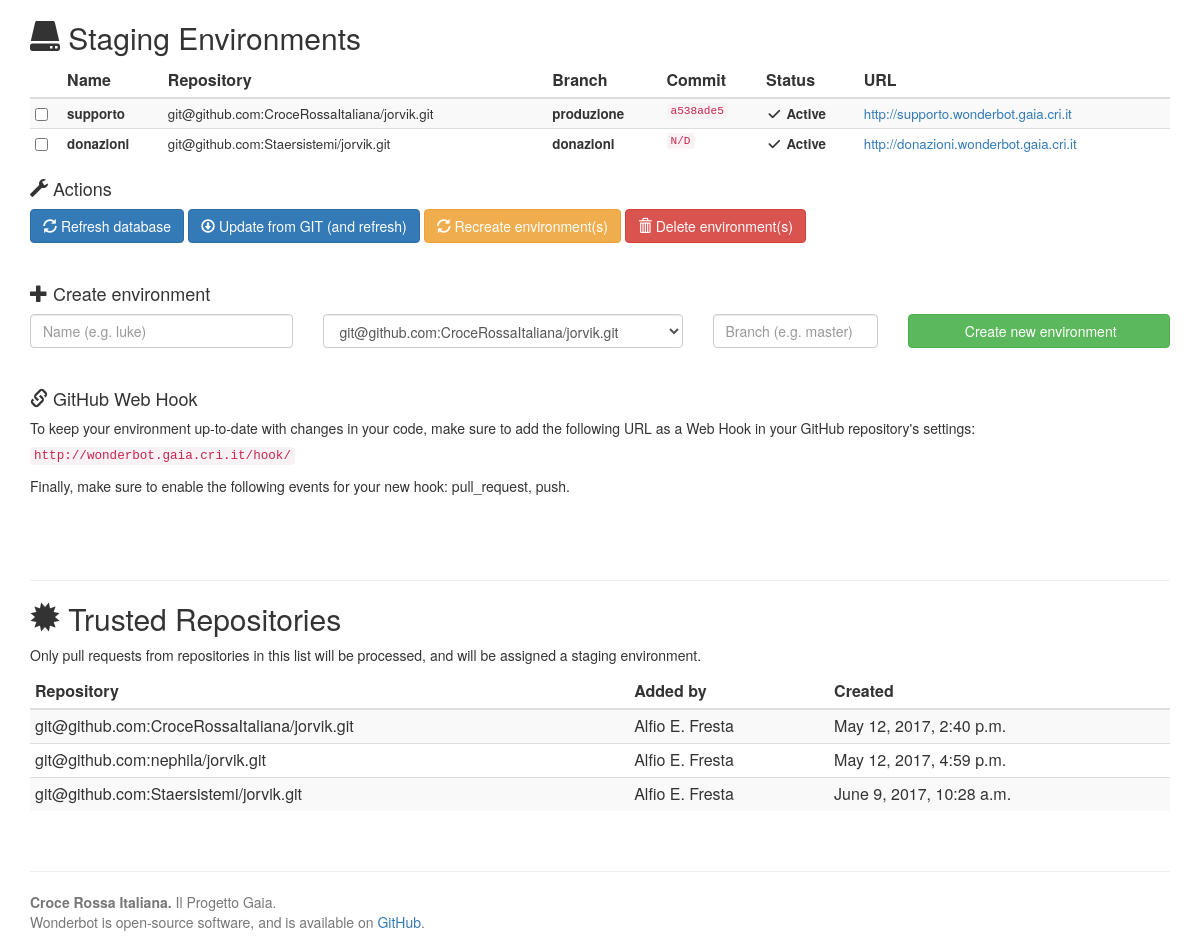
Before: / with the older database file.
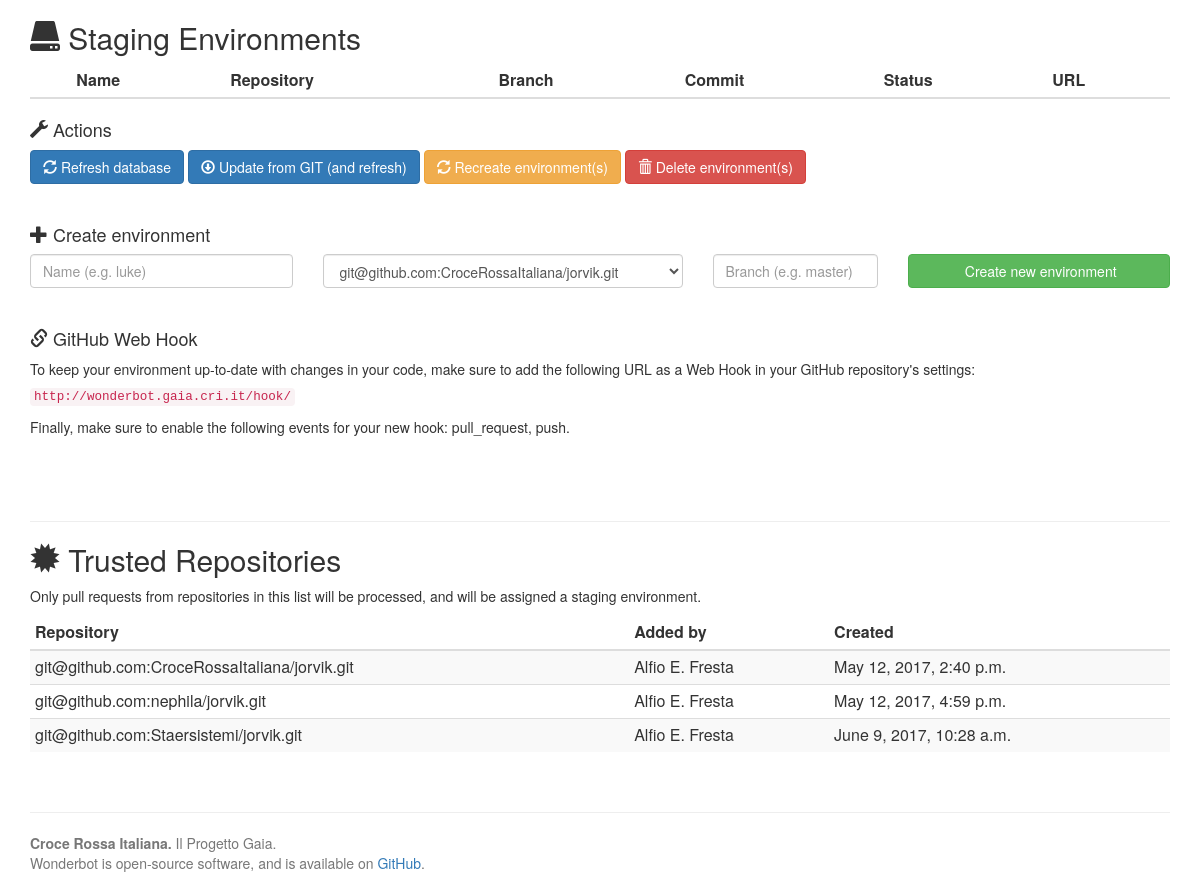
After: the same page with the newer database file.
### staging/models.py (models this page shows, shortened)
class Environment(models.Model):
    CREATING = 'creating'
    ACTIVE = 'active'
    UPDATING = 'updating'
    REFRESHING = 'refresing'
    DELETING = 'deleting'
    STATUS = ((CREATING, "Creating"),
              (ACTIVE, "Active"),
              (UPDATING, "Updating"),
              (REFRESHING, "Refreshing"),
              (DELETING, "Deleting"))
    HTTP = "http"
    HTTPS = "https"
    PROTOCOL = ((HTTP, "HTTP"),
                (HTTPS, "HTTPS (SSL)"))
    name = models.CharField(validators=[validate_environment_name], db_index=True, unique=True, max_length=64)
    status = models.CharField(choices=STATUS, default=CREATING, blank=False, null=False, max_length=16)
    repository = models.CharField(blank=False, null=False, default=DEFAULT_REPOSITORY_URL, max_length=64)
    branch = models.CharField(blank=False, null=False, default=DEFAULT_BRANCH, max_length=64)
    sha = models.CharField(blank=True, max_length=40)
    protocol = models.CharField(blank=False, null=False, default=HTTP, choices=PROTOCOL, max_length=8)
    created = models.DateTimeField(auto_now_add=True)
    updated = models.DateTimeField(auto_now=True)
    db_name = models.CharField(blank=True, null=True, max_length=64)
    db_user = models.CharField(blank=True, null=True, max_length=64)
    db_pass = models.CharField(blank=True, null=True, max_length=64)
    @property
    def short_sha(self):
        return self.sha[:8]
    def host(self):
        return "%s.%s" % (self.name, HIGH_LEVEL_DOMAIN)
    def url(self):
        return "%s://%s" % (self.protocol, self.host())
    def get_display_class(self):
        return {self.ACTIVE: "",
                self.CREATING: "warning",
                self.DELETING: "error danger",
                self.UPDATING: "warning",
                self.REFRESHING: "warning",}[self.status]

class AllowedRepository(models.Model):
    url = models.CharField(blank=False, null=False, max_length=128, db_index=True, unique=True)
    allowed_by = models.CharField(blank=False, null=False, max_length=128)
    created = models.DateTimeField(auto_now_add=True)
    updated = models.DateTimeField(auto_now=True)

### staging/views.py (the view, shortened to what this page needs)
# urls.py: url(r'^', staging.index),
def index(request):
    context = {"environments": Environment.objects.all(),
               "repositories": AllowedRepository.objects.all(),
               "hook_url": "%s/hook/" % HOME_URL}
    return render(request, "index.html", context)

### staging/templates/index.html (shortened to what this page needs)
<html>
    <head>
        <link rel="stylesheet" href="https://maxcdn.bootstrapcdn.com/bootstrap/3.3.7/css/bootstrap.min.css">
    </head>
    <body>
        <div class="container">
            <h2><i class="glyphicon glyphicon-hdd"></i> Staging Environments</h2>
            <form method="POST">
                <table class="table table-striped table-condensed">
                    <thead>
                    <th>&nbsp;</th>
                    <th>Name</th>
                    <th>Repository</th>
                    <th>Branch</th>
                    <th>Commit</th>
                    <th>Status</th>
                    <th>URL</th>
                    </thead>
                    {% for environment in environments %}
                        <tr class="{{ environment.get_display_class }}" style="font-size: smaller !important;">
                            <td>
                                <input type="checkbox" name="environment_ids" value="{{ environment.pk }}"
                                />
                            </td>
                            <td style="font-weight: bold;">{{ environment.name }}</td>
                            <td>{{ environment.repository }}</td>
                            <td style="font-weight: bold;">{{ environment.branch }}</td>
                            <td><code style="font-size: smaller;">{{ environment.short_sha }}</code></td>
                            <td style="font-weight: bold;">
                                {% if environment.status == environment.ACTIVE %}
                                    <i class="fa fa-fw fa-check"></i>
                                {% else %}
                                    <i class="fa fa-fw fa-spinner fa-spin"></i>
                                {% endif %}
                                {{ environment.get_status_display }}
                            </td>
                            <td><a href="{{ environment.url }}" target="_new">
                                {{ environment.url }}
                            </a></td>
                        </tr>
                    {% endfor %}
                </table>
                <h4><i class="glyphicon glyphicon-wrench"></i> Actions</h4>
                <p>
                    <button type="submit" name="action" value="refresh"
                            class="btn btn-primary">
                        <i class="glyphicon glyphicon-refresh"></i>
                        Refresh database
                    </button>
                    <button type="submit" name="action" value="update"
                            class="btn btn-primary">
                        <i class="glyphicon glyphicon-download"></i>
                        Update from GIT (and refresh)
                    </button>
                    <button type="submit" name="action" value="recreate"
                            class="btn btn-warning">
                        <i class="glyphicon glyphicon-refresh"></i>
                        Recreate environment(s)
                    </button>
                    <button type="submit" name="action" value="delete"
                            class="btn btn-danger"
                            onclick="return confirm('This action cannot be undone. Do you wish to proceed?');">
                        <i class="glyphicon glyphicon-trash"></i>
                        Delete environment(s)
                    </button>
                </p>
                <p>&nbsp;</p>
                <h4><i class="glyphicon glyphicon-plus"></i> Create environment</h4>
                <p>
                    <div class="row">
                        <div class="col-md-3">
                          <input type="text" name="name" class="form-control" placeholder="Name (e.g. luke)"
                                 maxlength="50" pattern="[a-z0-9\-]+" />
                        </div>
                        <div class="col-md-4">
                          <select name="repo_id" class="form-control">
                              {% for r in repositories %}
                                <option value="{{ r.pk }}">{{ r.url }}</option>
                              {% endfor %}
                          </select>
                        </div>
                        <div class="col-md-2">
                          <input type="text" name="branch" class="form-control" placeholder="Branch (e.g. master)"
                                 maxlength="50" />
                        </div>
                        <div class="col-md-3">
                            <button type="submit" name="action" value="create"
                                    class="btn btn-success btn-block">
                                Create new environment
                            </button>
                        </div>
                    </div>
                </p>
                <p>&nbsp;</p>
                <h4><i class="glyphicon glyphicon-link"></i> GitHub Web Hook</h4>
                <p>To keep your environment up-to-date with changes in your code, make sure to add the following URL
                    as a Web Hook in your GitHub repository's settings:</p>
                <p><code>{{ hook_url }}</code></p>
                <p>Finally, make sure to enable the following events for your new hook: pull_request, push.</p>
                <p>&nbsp;</p>
            </form>
            <p>&nbsp;</p>
            <hr />
            <h2><i class="glyphicon glyphicon-certificate"></i> Trusted Repositories</h2>
            <p>Only pull requests from repositories in this list will be processed, and will be assigned a staging environment.</p>
            <table class="table table-striped table-condensed">
                <thead>
                <th>Repository</th>
                <th>Added by</th>
                <th>Created</th>
                </thead>
                {% for repo in repositories %}
                    <tr>
                        <td>{{ repo.url }}</td>
                        <td>{{ repo.allowed_by }}</td>
                        <td>{{ repo.created|date:"DATETIME_FORMAT" }}</td>
                    </tr>
                {% endfor %}
            </table>
            <p>&nbsp;</p>
            <hr />
            <p class="text-muted">
                <strong>Croce Rossa Italiana.</strong> Il Progetto Gaia.<br />
                Wonderbot is open-source software, and is available on <a href="https://github.com/CroceRossaItaliana/wonderbot">GitHub</a>.
            </p>
        </div>
    </body>
</html>

Changed rows visible on the page:
removed Environment: name "supporto", repository "git@github.com:CroceRossaItaliana/jorvik.git", branch "produzione", short_sha "a538ade5", status "Active", url "http://supporto.wonderbot.gaia.cri.it"
removed Environment: name "donazioni", repository "git@github.com:Staersistemi/jorvik.git", branch "donazioni", short_sha "N/D", status "Active", url "http://donazioni.wonderbot.gaia.cri.it"
